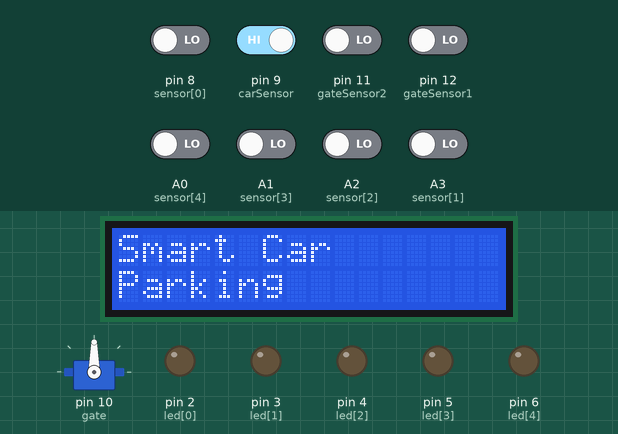
This sketch was run on a simulated Arduino Uno, built with avr-gcc and run on an emulated ATmega328P. On the bench: 16×2 character LCD, servo, output pins drawn as LEDs (lit = HIGH). Inputs (shaded band) come from the test bench; at power-on: pin 9 (carSensor) HIGH, A0 (sensor[4]), A1 (sensor[3]), A2 (sensor[2]), A3 (sensor[1]), pin 8 (sensor[0]), pin 11 (gateSensor2), pin 12 (gateSensor1) LOW. What the sketch prints to the serial monitor is not drawn.

Above: at 3.2 s.
3.3 s: pin 9 (carSensor) driven LOW
At 4.1 s:
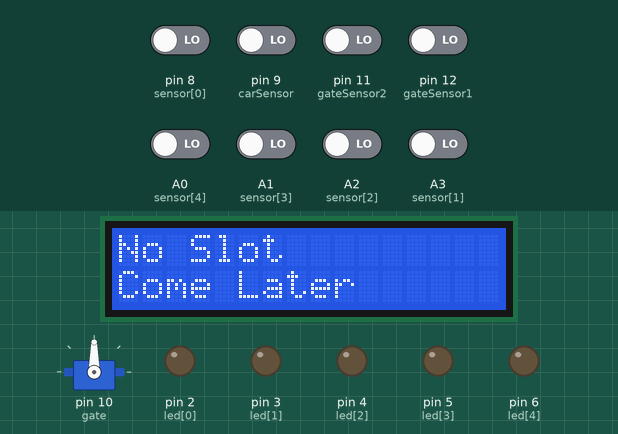
6.3 s: pin 8 (sensor[0]) driven HIGH
At 6.53 s:
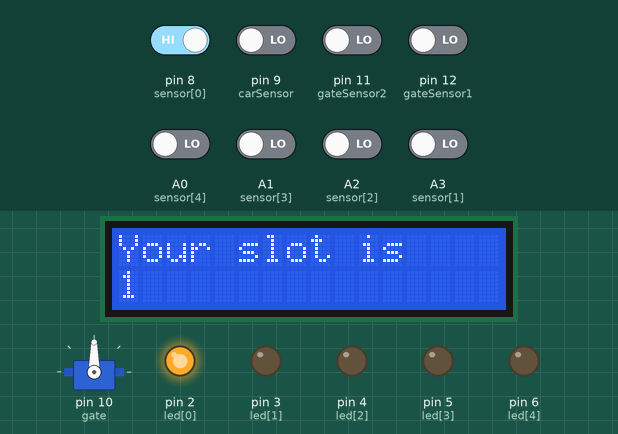
At 7.4 s:
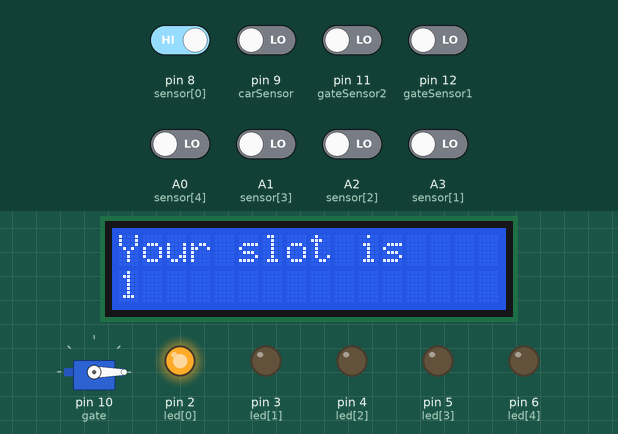
Timing chart, 0 to 9.3 s (numbered marks = the images above; inputs shaded):
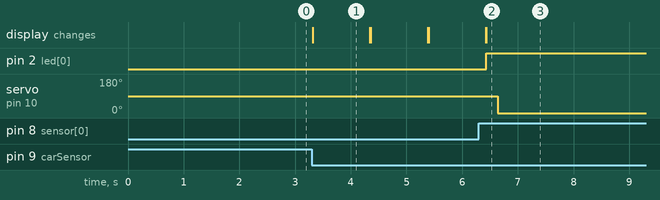

Measured:
- after the input at 3.3 s, the display: changes at once (image 1)
- after the input at 6.3 s, pin 2 (led[0]): LOW → HIGH after 0.14 s; servo on pin 10 (gate): 90° → 0° after 0.34 s; the display: first differs from a run without the input after 0.14 s (image 2)
- what the display in image 1 shows lasts 1.0 s, from 3.3 s to 4.3 s

The sketch:

SmartParking.ino
```cpp
#include <Wire.h>
#include <LiquidCrystal_I2C.h>
#include <Servo.h>

LiquidCrystal_I2C lcd(0x3F, 16, 2);
Servo myservo;

#define gate 10
#define carSensor 9
#define gateSensor1 12
#define gateSensor2 11

unsigned int gatePos = 90;
byte led[5] = {2, 3, 4, 5, 6};
byte sensor[5] = {8, A3, A2, A1, A0};
bool slot[5] = {1, 1, 1, 1, 1};
bool chk = false;
unsigned int aSlot = 0;

void setup() {
  Serial.begin(9600);
  for (int i = 0; i < 5; i++) {
    pinMode(sensor[i], INPUT);
    pinMode(led[i], OUTPUT);
  }
  pinMode(gateSensor1, INPUT);
  pinMode(gateSensor2, INPUT);
  pinMode(carSensor, INPUT);

  lcd.begin();
  lcd.backlight();
  myservo.attach(gate);
  myservo.write(gatePos);
  lcd.setCursor(0, 0);
  lcd.print("Smart Car");
  lcd.setCursor(0, 1);
  lcd.print("Parking");
  delay(2000);

}

/*
  void loop() {
  if (Serial.available()) {
    char ch = Serial.read();
    if (ch == 'a') {
      myservo.write(90);
    } else if (ch == 'b') {
      myservo.write(0);
    }
  }
  Serial.print(digitalRead(sensor[0]));
  Serial.print(digitalRead(sensor[1]));
  Serial.print(digitalRead(sensor[2]));
  Serial.print(digitalRead(sensor[3]));
  Serial.print(digitalRead(sensor[4]));
  Serial.print(digitalRead(gateSensor1));
  Serial.print(digitalRead(gateSensor2));
  Serial.print(digitalRead(carSensor));
  Serial.println("");
  }

*/
void loop() {
  if (digitalRead(carSensor) == 0) {
    chk = true;
  }
  if (chk) {
    aSlot = checkSlot();
    lcd.clear();
    if (aSlot) {
      Serial.println(aSlot);
      lcd.setCursor(0, 0);
      lcd.print("Your slot is");
      lcd.setCursor(0, 1);
      lcd.print(aSlot);
      digitalWrite(led[aSlot - 1], 1);
      delay(200);
      Serial.println("Gate Opening");
      openDoor();
      delay(200);
      while (1) {
        Serial.println("Checking");
        bool chkk = chkEntry();
        if (chkk == true) {
          Serial.println("Entry Found");
          break;
        }
      }
      delay(200);
      closeDoor();
      delay(1000);
      digitalWrite(led[aSlot - 1], 0);
      slot[aSlot - 1] = 0;
      aSlot = 0;
      chk = false;
    } else {
      lcd.setCursor(0, 0);
      lcd.print("No Slot");
      lcd.setCursor(0, 1);
      lcd.print("Come Later");
      delay(1000);
    }
    lcd.clear();
    chk = false;
    lcd.setCursor(0, 0);
    lcd.print("Smart Car");
    lcd.setCursor(0, 1);
    lcd.print("Parking");
  }
}

unsigned int checkSlot() {
  for (int i = 0; i < 5; i++) {
    if (digitalRead(sensor[i])) {
      //            Serial.print(digitalRead(sensor[i]));
      return i + 1;
    }
    //    Serial.println("");
  }
  return 0;
}

void openDoor() {
  myservo.write(0);
}
void closeDoor() {
  myservo.write(90);
}
bool chkEntry() {
  if ((digitalRead(gateSensor1) == 0) && (digitalRead(gateSensor2) == 1)) {
    Serial.println("First");
    while ((digitalRead(gateSensor1) == 0) && (digitalRead(gateSensor2) == 1));
    delay(100);
    if ((digitalRead(gateSensor1) == 0) && (digitalRead(gateSensor2) == 0)) {
      Serial.println("Both");
      while ((digitalRead(gateSensor1) == 0) && (digitalRead(gateSensor2) == 0));
      delay(100);
      if ((digitalRead(gateSensor1) == 1) && (digitalRead(gateSensor2) == 0)) {
        Serial.println("Second");
        while ((digitalRead(gateSensor1) == 1) && (digitalRead(gateSensor2) == 0));
        delay(100);
        if ((digitalRead(gateSensor1) == 1) && (digitalRead(gateSensor2) == 1)) {
          Serial.println("Entered");
          delay(2000);
          lcd.clear();
          lcd.setCursor(0, 0);
          lcd.print("Closing Door");
          Serial.println("Closing");
          return true;
        }
        Serial.println("Came Out 3");
        return false;
      }
      Serial.println("Came Out 2");
      return false;
    }
    Serial.println("Came Out 1");
    return false;
  }
  Serial.println("Came Out 0");
  return false;
}
```
